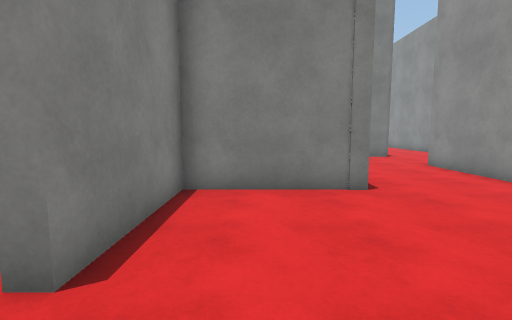
[1] (above)

17 first-person views from a walk through a Unity game level. The camera is 1.4 m above the floor, tilts 6° down and sees 85° across. The floor is counted in squares, 1.12 m on a side. Each view is taken from the middle of a square. On the plan, view 1 faces up. The plan holds only what a view shows up to about 13 squares ahead; the rest is blank. The place goes on beyond the plan. The player is left out. Surface patterns are stand-ins for the level's own textures.

[2]
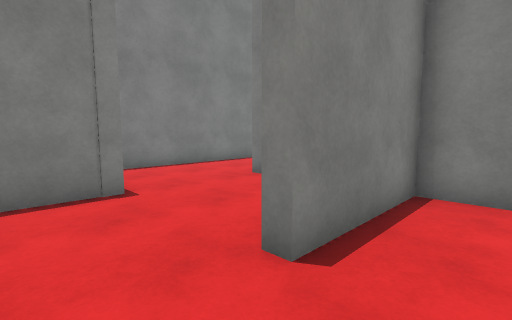

[3]
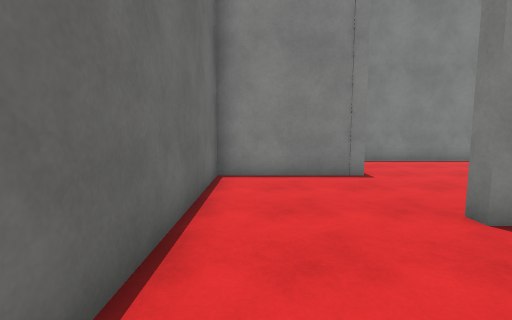

[4]
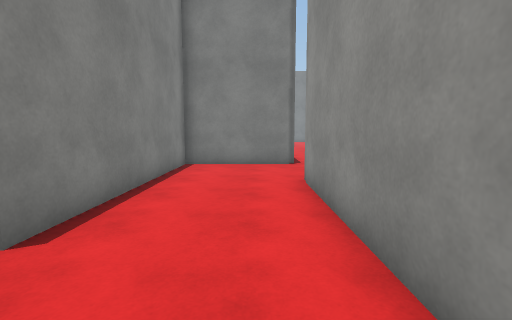

[5]
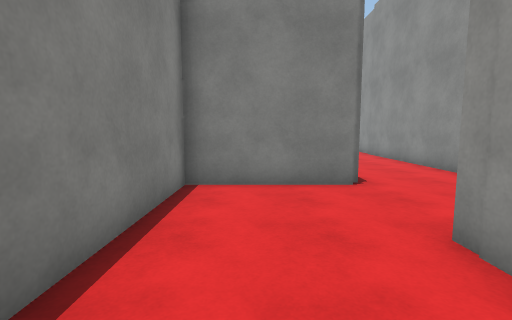

[6]
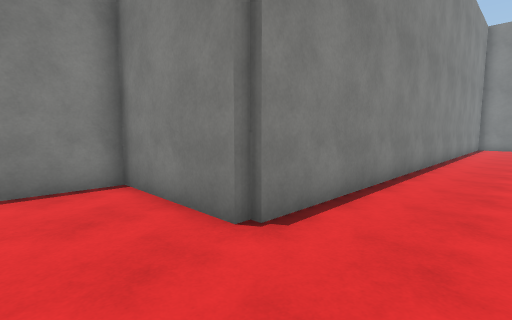

[7]
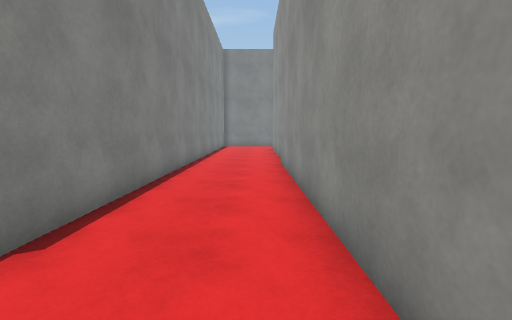

[8]
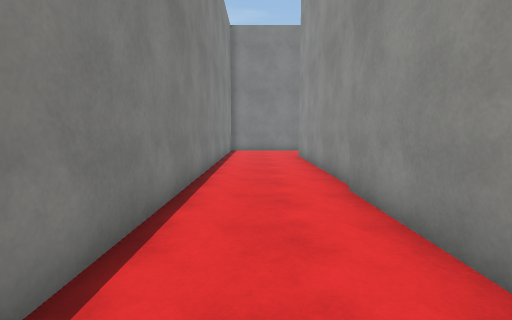

[9]
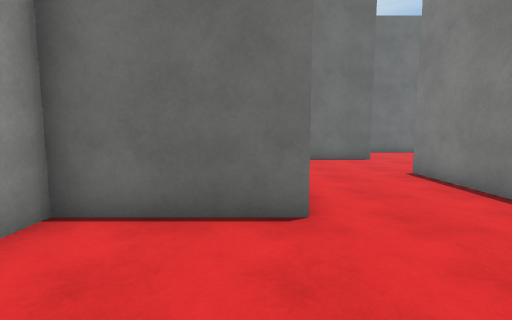

[10]
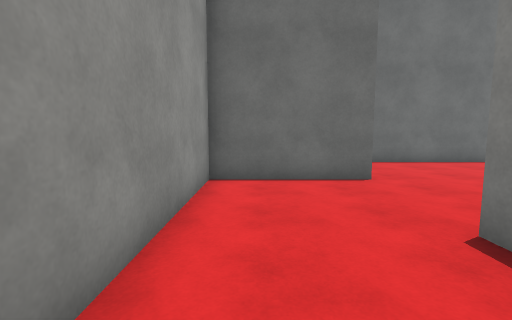

[11]
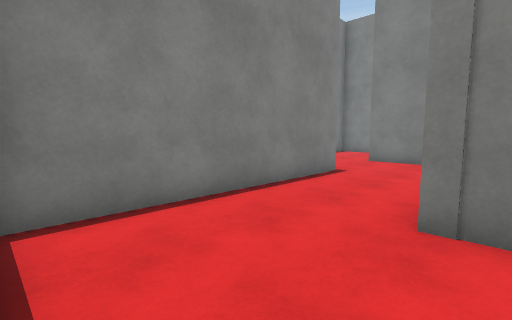

[12]
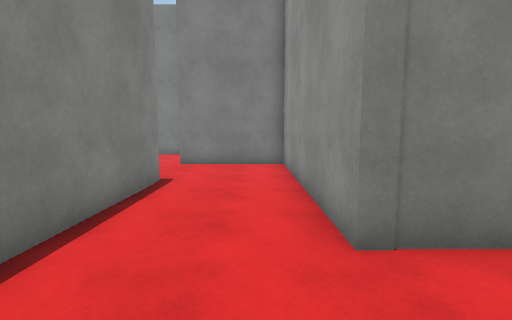

[13]
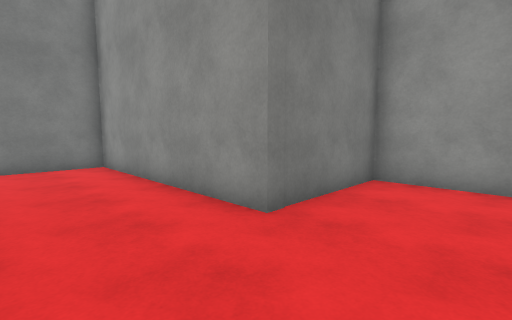

[14]
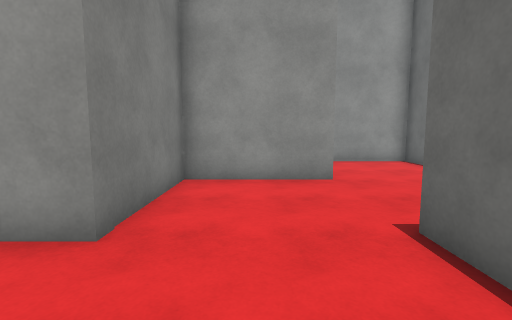

[15]
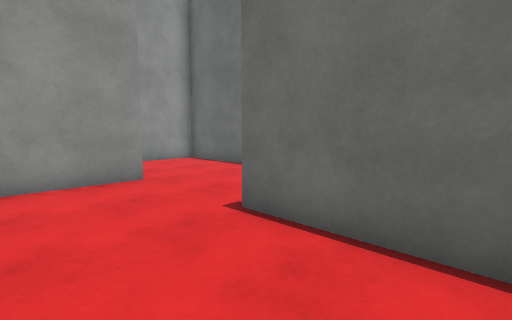

[16]
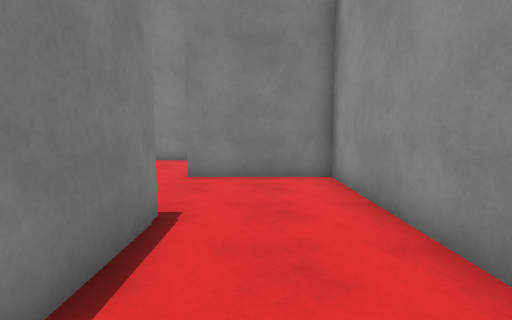

[17]
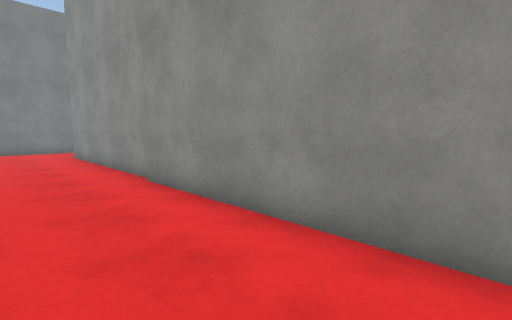

### Floor plan
Points are (right, up) in squares from view 1. A wall is a line through its corners. A room is listed if a view was taken in it or the views show most of it. See-through windows are left out.
Room 1 (views 1, 2, 3, 4, 5, 6, 7, 8, 9, 10, 11, 12, 13, 14, 15, 16, 17)
walls: (6.2, 13.8) (6.2, 13.4) (2.4, 13.4) (2.4, 5.8) (-1.6, 5.8) (-1.6, 2) (-2, 2) (-2, 5.8) (-6, 5.8) (-6, 13.4) (-9.9, 13.4); (2, 2) (6.2, 2) (6.2, 10.1) (10, 10.1) (10, 21.9); (-9.4, 10.1) (-9.4, 2.1); (-9, 2) (-5.7, 2) (-5.7, -2.1) (2.3, -2.1) (2.3, 0.9); (10.1, 22.1) (10.1, 27.5); (6.5, 27.5) (6.5, 13.6)
ways out: gap at (-10, 14)

Where each view was taken, in squares from view 1:
view 1: 0 up, 0 right, facing up
view 2: 0 up, 0 right, facing up-left
view 3: 1 down, 2 right, facing left
view 4: 3 up, 5 right, facing up
view 5: 7 up, 4 right, facing up
view 6: 11 up, 9 right, facing up-left
view 7: 11 up, 9 right, facing up
view 8: 16 up, 8 right, facing up
view 9: 14 up, 7 right, facing down
view 10: 9 up, 5 right, facing down
view 11: 2 up, 5 left, facing up-left
view 12: 3 up, 7 left, facing up
view 13: 3 up, 9 left, facing up-right
view 14: 4 up, 9 left, facing right
view 15: 5 up, 9 left, facing down-right
view 16: 6 up, 8 left, facing up
view 17: 15 up, 7 right, facing up-right
